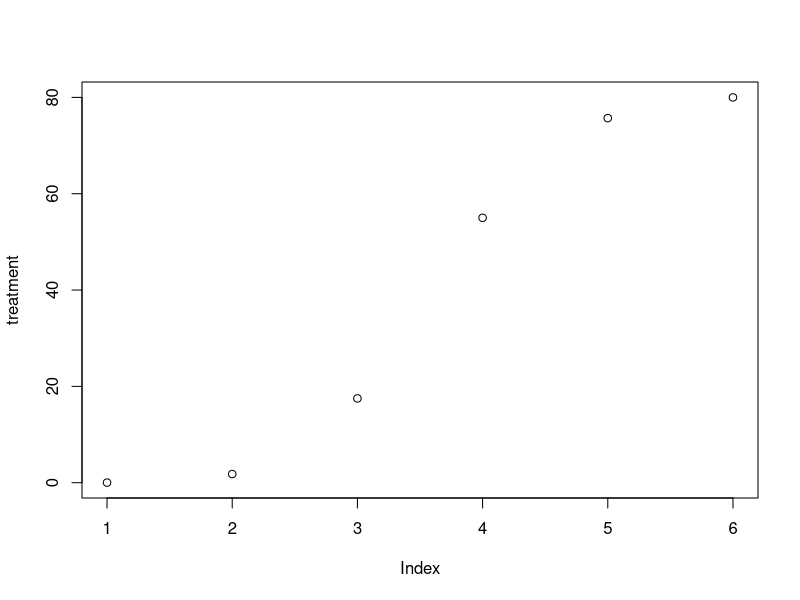
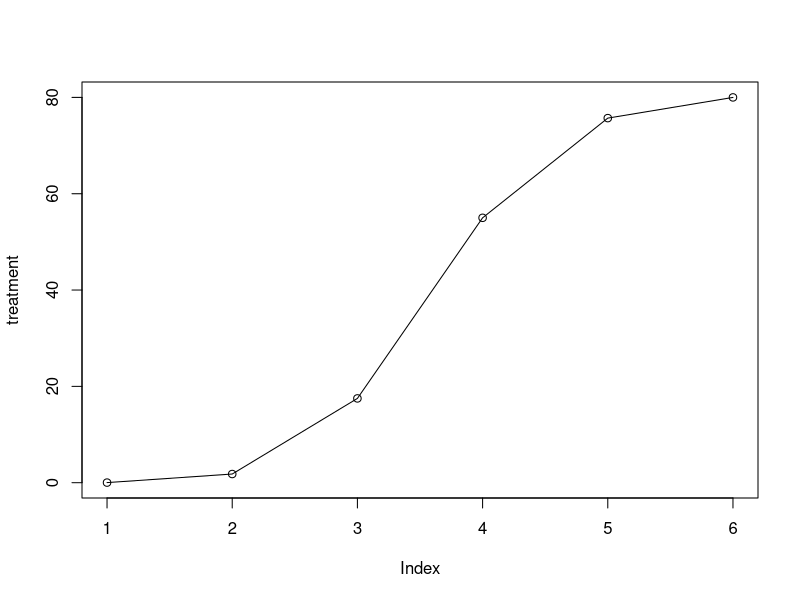
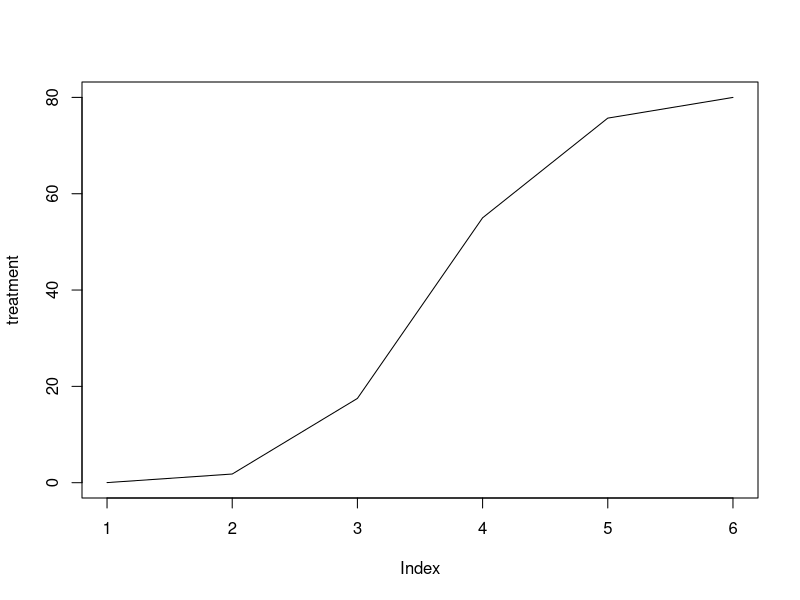
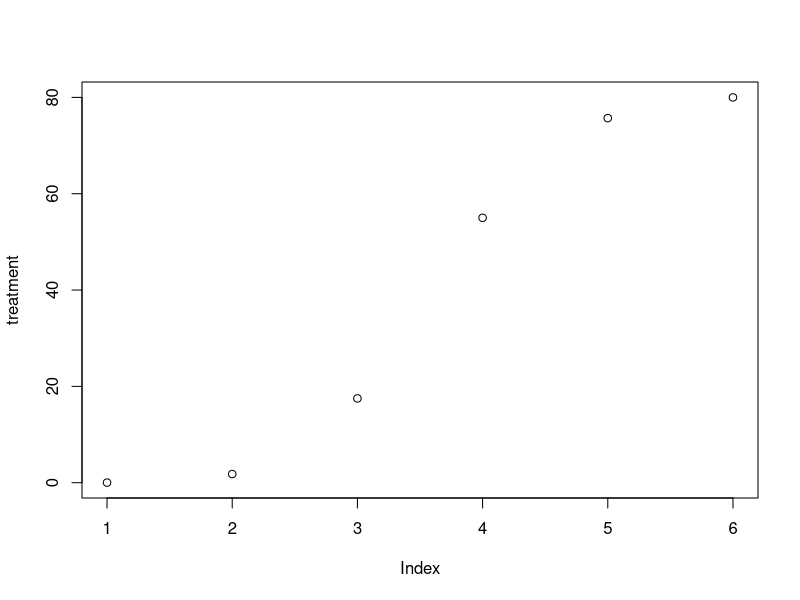
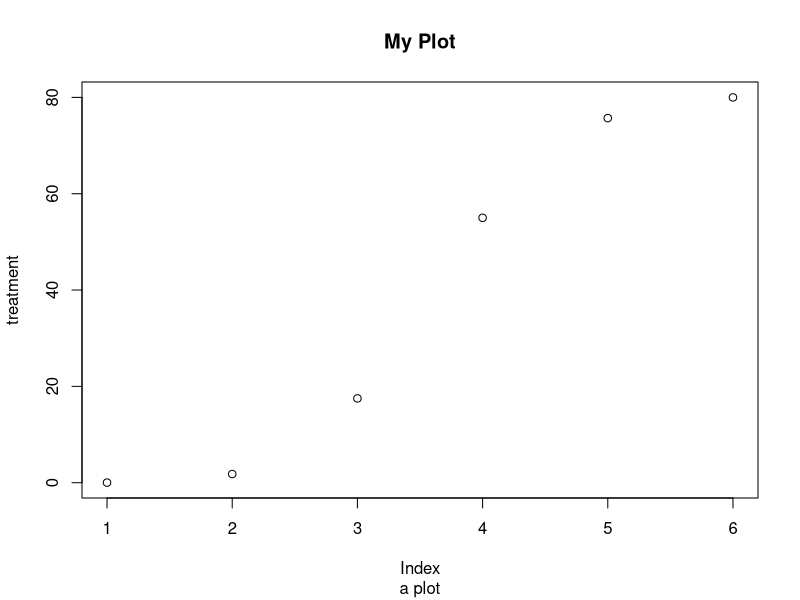
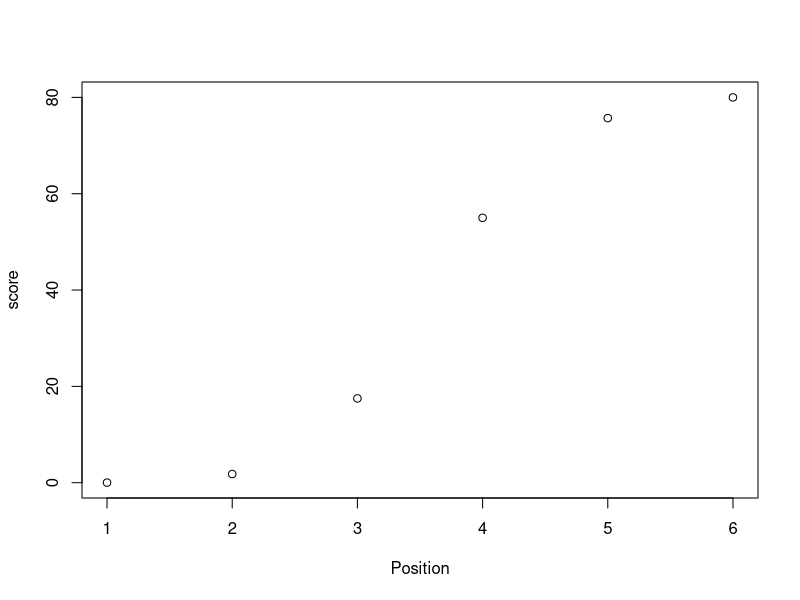
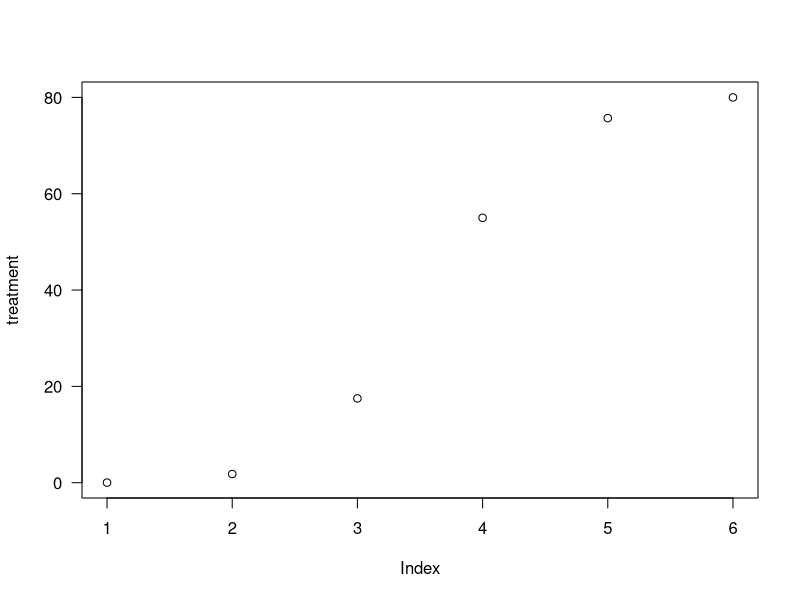
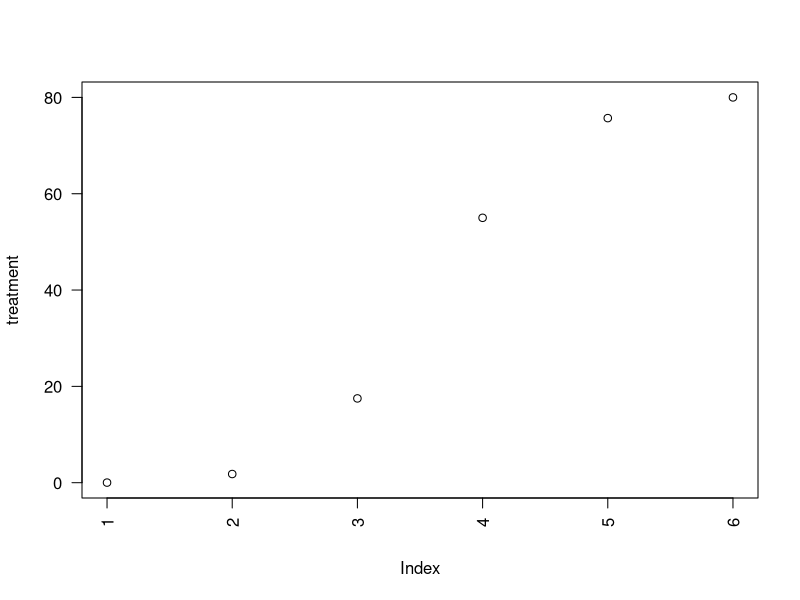

Recreate these plots in R, in order. (Note: this script raises an error after producing the figures.)
## ---- chunk 1
knitr::opts_chunk$set(echo = TRUE)
AsSlides <- TRUE
## ---- chunk 2
treatment <- c(0.02,1.8, 17.5, 55,75.7, 80)
## ---- chunk 3
plot(treatment)
## ---- chunk 4
plot(treatment, type="o")
## ---- chunk 5
plot(treatment, type="l")
## ---- chunk 6
plot(treatment, type="p")
## ---- chunk 7
plot(treatment, main="My Plot", sub="a plot")
## ---- chunk 8
plot(treatment, xlab="Position", ylab="score")
## ---- chunk 9
plot(treatment, las=1)
## ---- chunk 10
plot(treatment, las=2)
## ---- chunk 11
plot(treatment, cex=2)
## ---- chunk 12
plot(treatment, cex=0.5)
## ---- chunk 13
plot(treatment, pch=1)
## ---- chunk 14
plot(treatment, pch=20)
## ---- chunk 15
plot(treatment, type="l",lwd=10)
## ---- chunk 16
plot(treatment, type="l",lwd=0.5)
## ---- chunk 17
plot(treatment, type="l",lty=1)
## ---- chunk 18
plot(treatment, type="l",lty=2)
## ---- chunk 19
plot(treatment, type="l",
     col="red")
## ---- chunk 20
plot(treatment, type="l",
     col="dodgerblue")
## ---- chunk 21
control <- c(0, 20, 40, 60, 80,100)
plot(treatment,control)
## ---- chunk 22
plot(treatment, type="o", col="blue")
lines(control, type="o", pch=22, lty=2, col="red")
## ---- chunk 23
control <- c(0, 20, 40, 60, 80,100)
plot(treatment, type="o", col="blue",ylim=c(0,100))
lines(control, type="o", pch=22, lty=2, col="red")
## ---- chunk 24
g_range <- range(0, treatment, control)
g_range
## ---- chunk 25
plot(treatment, type="o", col="blue", 
     ylim=g_range,axes=FALSE, ann=FALSE)
## ---- chunk 26
plot(treatment, type="o", col="blue", 
     ylim=g_range,axes=FALSE, ann=FALSE)
axis(1, at=1:6, lab=c("Mon","Tue","Wed","Thu","Fri","Sat"))

## ---- chunk 27
plot(treatment, type="o", col="blue", 
     ylim=g_range,axes=FALSE, ann=FALSE)
axis(1, at=1:6, lab=c("Mon","Tue","Wed","Thu","Fri","Sat"))
axis(2, las=1, at=20*0:g_range[2])

## ---- chunk 28
plot(treatment, type="o", col="blue", 
     ylim=g_range,axes=FALSE, ann=FALSE)
axis(1, at=1:6, lab=c("Mon","Tue","Wed","Thu","Fri","Sat"))
axis(2, las=1, at=20*0:g_range[2])
box()
## ---- chunk 29
plot(treatment, type="o", col="blue", 
     ylim=g_range,axes=FALSE, ann=FALSE)
axis(1, at=1:6, lab=c("Mon","Tue","Wed","Thu","Fri","Sat"))
axis(2, las=1, at=20*0:g_range[2])
box()
lines(control, type="o", pch=22, lty=2, col="red")
## ---- chunk 30
plot(treatment, type="o", col="blue", ylim=g_range,axes=FALSE, ann=FALSE)
axis(1, at=1:6, lab=c("Mon","Tue","Wed","Thu","Fri","Sat"))
axis(2, las=1, at=20*0:g_range[2])
box()

lines(control, type="o", pch=22, lty=2, col="red")
legend("topleft",legend=c("treatment","control"),
       col=c("blue","red"), pch=21:22, lty=1:2);  
## ---- chunk 31
barplot(treatment)
## ---- chunk 32
data <- read.table("data/example.txt", header=T, sep="\t")
## ---- chunk 33
barplot(data$treatment,
        names.arg=c("Mon","Tue","Wed","Thu","Fri","Sat"))
## ---- chunk 34
barplot(as.matrix(data))
## ---- chunk 35
barplot(as.matrix(data),beside=TRUE)
## ---- chunk 36
barplot(as.matrix(data), main="Data", ylab= "Total", beside=TRUE, col= c("lightblue", "mistyrose", "lightcyan","lavender", "cornsilk","maroon"))
legend("topleft", c("Mon","Tue","Wed","Thu","Fri","Sat"), cex=0.8,
fill=  c("lightblue", "mistyrose", "lightcyan","lavender", "cornsilk","maroon"));

## ---- chunk 37
hist(treatment)  
## ---- chunk 38
hist(treatment, col="lightblue", ylim=c(0,10),cex=0.5,cex.main=0.8)
## ---- chunk 39
hist(treatment, col="lightblue", ylim=c(0,10),cex=0.5,cex.main=0.8,breaks = 2)
## ---- chunk 40
dotchart(t(data))  
## ---- chunk 41
dotchart(t(data), color=c("red","blue"),main="Dotchart", cex=0.8)  
## ---- chunk 42
exprs <- read.delim("data/gene_data.txt",sep="\t",h=T,row.names = 1)
head(exprs)
## ---- chunk 43
boxplot(exprs)
## ---- chunk 44
boxplot(log2(exprs),ylab="log2 Expression",
        col=c("red","red","blue","blue"))
## ---- chunk 45
data1 <- read.table("data/gene_data.txt", header=T, sep="\t")
head(data1)
## ---- chunk 46
par(mfrow=c(2,2))
hist(data1$Untreated1)
hist(data1$Treated2)
hist(data1$Untreated2)
boxplot(data1$Treated1)
